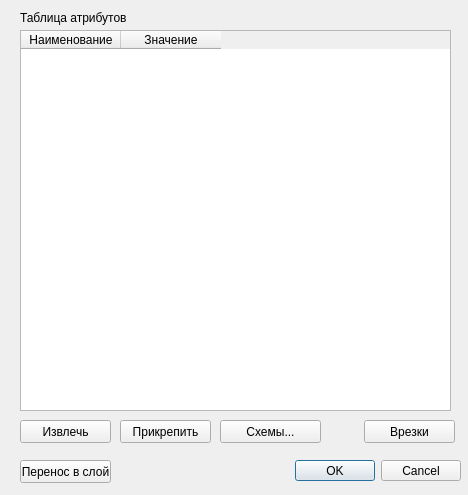
<?xml version="1.0" encoding="UTF-8"?>
<ui version="4.0">
 <class>TopoNodeAttrsDialog</class>
 <widget class="QDialog" name="TopoNodeAttrsDialog">
  <property name="geometry">
   <rect>
    <x>0</x>
    <y>0</y>
    <width>468</width>
    <height>495</height>
   </rect>
  </property>
  <property name="windowTitle">
   <string>Dialog</string>
  </property>
  <widget class="QDialogButtonBox" name="buttonBox">
   <property name="geometry">
    <rect>
     <x>290</x>
     <y>460</y>
     <width>171</width>
     <height>21</height>
    </rect>
   </property>
   <property name="orientation">
    <enum>Qt::Horizontal</enum>
   </property>
   <property name="standardButtons">
    <set>QDialogButtonBox::Cancel|QDialogButtonBox::Ok</set>
   </property>
  </widget>
  <widget class="QLabel" name="label">
   <property name="geometry">
    <rect>
     <x>20</x>
     <y>10</y>
     <width>111</width>
     <height>16</height>
    </rect>
   </property>
   <property name="text">
    <string>Таблица атрибутов</string>
   </property>
  </widget>
  <widget class="QTableWidget" name="AttrTableView">
   <property name="geometry">
    <rect>
     <x>20</x>
     <y>30</y>
     <width>431</width>
     <height>381</height>
    </rect>
   </property>
   <attribute name="horizontalHeaderMinimumSectionSize">
    <number>40</number>
   </attribute>
   <column>
    <property name="text">
     <string>Наименование</string>
    </property>
   </column>
   <column>
    <property name="text">
     <string>Значение</string>
    </property>
   </column>
  </widget>
  <widget class="QPushButton" name="getBinaryAttr">
   <property name="geometry">
    <rect>
     <x>20</x>
     <y>420</y>
     <width>91</width>
     <height>23</height>
    </rect>
   </property>
   <property name="text">
    <string>Извлечь</string>
   </property>
   <property name="shortcut">
    <string>Shift+C</string>
   </property>
  </widget>
  <widget class="QPushButton" name="putBinaryAttr">
   <property name="geometry">
    <rect>
     <x>120</x>
     <y>420</y>
     <width>91</width>
     <height>23</height>
    </rect>
   </property>
   <property name="text">
    <string>Прикрепить</string>
   </property>
  </widget>
  <widget class="QPushButton" name="pipeInjOutListButton">
   <property name="geometry">
    <rect>
     <x>364</x>
     <y>420</y>
     <width>91</width>
     <height>23</height>
    </rect>
   </property>
   <property name="text">
    <string>Врезки</string>
   </property>
  </widget>
  <widget class="QPushButton" name="editSchema">
   <property name="geometry">
    <rect>
     <x>220</x>
     <y>420</y>
     <width>101</width>
     <height>23</height>
    </rect>
   </property>
   <property name="text">
    <string>Схемы...</string>
   </property>
  </widget>
  <widget class="QPushButton" name="moveLayerButton">
   <property name="geometry">
    <rect>
     <x>20</x>
     <y>460</y>
     <width>91</width>
     <height>23</height>
    </rect>
   </property>
   <property name="text">
    <string>Перенос в слой</string>
   </property>
  </widget>
 </widget>
 <resources/>
 <connections>
  <connection>
   <sender>buttonBox</sender>
   <signal>accepted()</signal>
   <receiver>TopoNodeAttrsDialog</receiver>
   <slot>accept()</slot>
   <hints>
    <hint type="sourcelabel">
     <x>248</x>
     <y>254</y>
    </hint>
    <hint type="destinationlabel">
     <x>157</x>
     <y>274</y>
    </hint>
   </hints>
  </connection>
  <connection>
   <sender>buttonBox</sender>
   <signal>rejected()</signal>
   <receiver>TopoNodeAttrsDialog</receiver>
   <slot>reject()</slot>
   <hints>
    <hint type="sourcelabel">
     <x>316</x>
     <y>260</y>
    </hint>
    <hint type="destinationlabel">
     <x>286</x>
     <y>274</y>
    </hint>
   </hints>
  </connection>
 </connections>
</ui>
